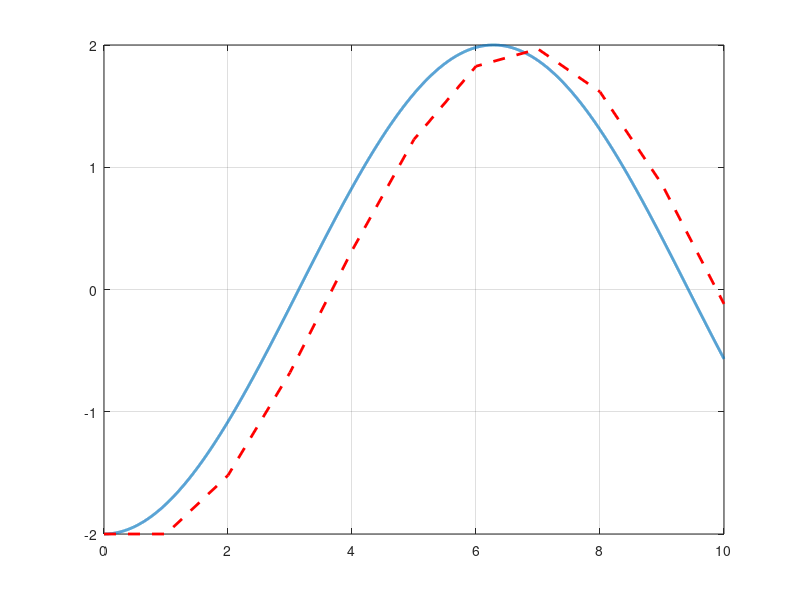

This figure's MATLAB source:
%%
clear all;
close all;
clc;

%%
w = 0.5;
f = @(t) (sin(w*t));
int_f = @(t) (-cos(w*t)/w);
T = 1; %tempo di campionamento
Tmax = 10;
tC = 0:0.001:Tmax; %Dominio continuo
plot( tC , int_f(tC) , 'LineWidth' , 2); 
hold on; grid on;

%%
tD = [0 : T : Tmax]';
int_f_D = zeros(size(tD,1),1);
int_f_D(1) = [int_f(tD(1))]; %condizione iniziale
for k = 2 : length(tD)
    xk = int_f_D(k-1); %parto dalla condizione iniziale
    xk1 = xk + T * f(tD(k-1)); %ottengo l'area attuale in base alla precedente
    int_f_D(k) = xk1; %aggiorno il vettore dell'integrale
end

plot( tD , int_f_D ,"--r", "LineWidth" , 2);
